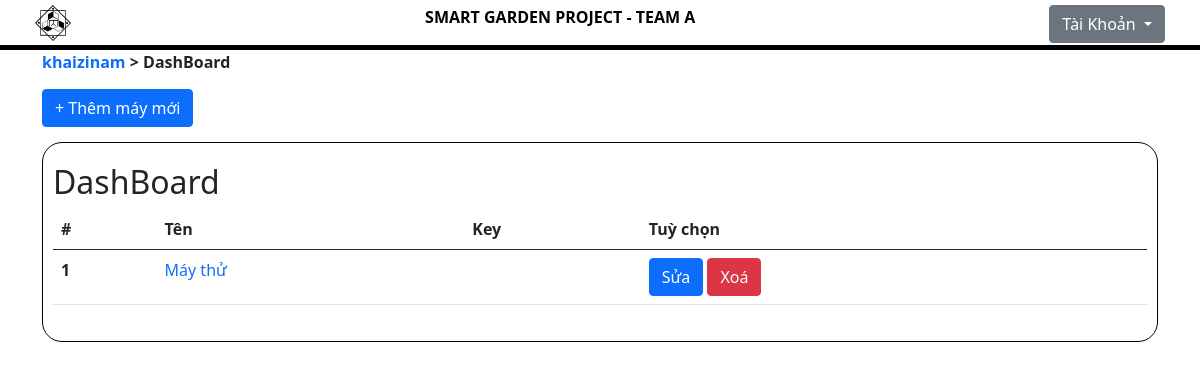
The app's page /view/dashboard.php (signed in), older data.
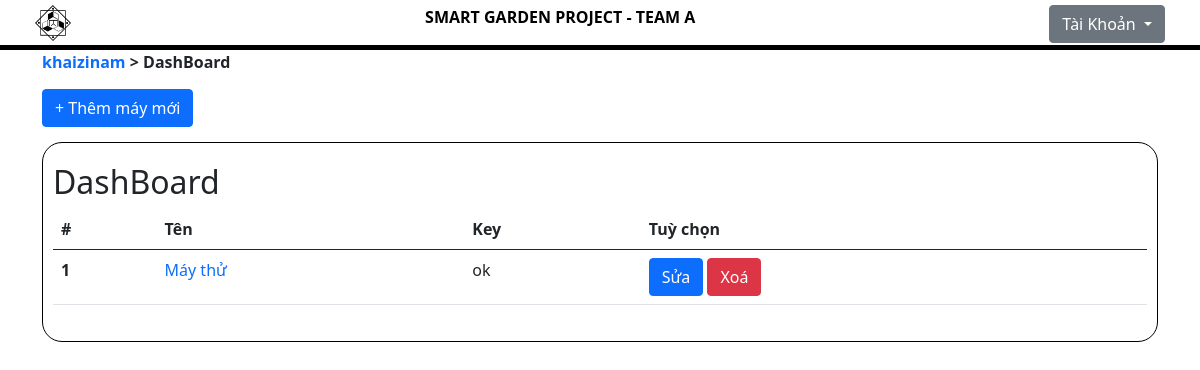
The same page, newer data.
### tables this page shows
CREATE TABLE `microbits` (
  `microbit_id` int(3) NOT NULL,
  `microbit_name` varchar(50) NOT NULL,
  `AIO_key` varchar(12) NOT NULL,
  `AIO_key_2` varchar(16) NOT NULL,
  `ada_username` varchar(50) NOT NULL,
  `humi_lower` float NOT NULL,
  `humi_upper` float NOT NULL,
  `microbit_owner` int(3) NOT NULL,
  `key` varchar(6) NOT NULL
);

### model/conn.php (called while the page is built, shortened)
<?php
    class DataBase
    {
        public $host = HOSTNAME;
        public $name = USERTNAME;
        public $pass = PASS;
        public $database = DATABASEBNAME;
        public $link;
        public function connectDB(){
                $this->link = new mysqli($this->host,$this->name,$this->pass,$this->database);
        }
        public function send($query){
            $result = $this->link->query($query);
            if($result){
                return $result;
            }else {
                echo "fail";
            }
        }
    }
?>

### view/dashboard.php (the view, shortened to what this page needs)
<?php
    include "../model/conn.php";
    include "../php/header.php";
    $db = new DataBase();
?>
    <div id="wr-header">
        <div id="header-1" class="container justify-content-between d-flex">
            <div>
                <a href="dashboard.php"><img id="logo" src="../icon.png" alt="logo"></a>
            </div>
            <div class="mobile-look">
                <strong>SMART GARDEN PROJECT - TEAM A</strong>
            </div>
            <div class="d-flex">
                <div class="dropdown">
                    <button class="btn btn-secondary dropdown-toggle" type="button" id="dropdownMenuButton1" data-bs-toggle="dropdown" aria-expanded="false">
                    Tài Khoản
                    </button>
                </div>
            </div>
        </div>
    </div>
    <div id="wr-body" class="container">
        <a href="info.php" class="link-history"><?php echo $_COOKIE["user-name"]; ?></a>
        <span class="link-history">></span>
        <span class="link-history">DashBoard</span>
        <br>
        <button style="margin:15px 0px" type="button" class="btn btn-primary" data-bs-toggle="modal" data-bs-target="#addnew">+ Thêm máy mới</button>
        <div style="border-radius:20px;border:1px solid black;padding:20px 10px;">
            <h2>DashBoard</h2>
            <table class="table table-hover">
                <thead>
                    <tr>
                        <th scope="col">#</th>
                        <th scope="col">Tên</th>
                        <th scope="col">Key</th>
                        <th scope="col">Tuỳ chọn</th>
                    </tr>
                </thead>
                <tbody>
                    <?php
                        $user_id = $_COOKIE["user-id"];
                        $query="SELECT *
                        FROM microbits AS M
                        JOIN users AS U
                            ON M.microbit_owner = U.user_id
                        WHERE U.user_id='$user_id'";
                        $sothutu = 1;
                        $sql=$db->send($query);
                        while($row=$sql->fetch_array()){
                    ?>
                    <tr>
                        <th scope="row"><?php echo $sothutu;?></th>
                        <td>
                            <a href="detail.php?id=<?php echo  $row["microbit_id"];?>"><?php echo  $row["microbit_name"];?></a>
                        </td>
                        <td><?php echo  $row['key'];?></td>
                        <td>
                            <button onclick="editM(<?php echo  $row['microbit_id'];?>);" type="button" class="btn btn-primary" data-bs-toggle="modal" data-bs-target="#edit-micr">Sửa</button>
                            <button onclick="deleteMic(<?php echo  $row['microbit_id'];?>)" type="button" class="btn btn-danger" data-bs-toggle="modal" data-bs-target="#xac-minh-xoa">Xoá</button>
                        </td>
                    </tr>
                    <?php $sothutu++; }?>
                </tbody>
            </table>
        </div>
    </div>
</body>
</html>

### php/header.php (shortened to what this page needs)
<!DOCTYPE html>
<html lang="en">
<head>
    <link href="https://cdn.jsdelivr.net/npm/bootstrap@5.0.2/dist/css/bootstrap.min.css" rel="stylesheet">
    <link rel="stylesheet" href="https://cdn.jsdelivr.net/npm/bootstrap-icons@1.7.2/font/bootstrap-icons.css">
    <link rel="stylesheet" href="../asset/css/main.css">
</head>
<body>

### asset/css/main.css (style rules this page uses)
#wr-header { height: 50px; width: 100%; background-color: white; border-bottom: 5px solid black; }
#header-1 { padding: 5px 5px; height: 50px; vertical-align: baseline; }
a { text-decoration: none; }
.link-history { font-weight: bold; }
img#logo { height: 90%; }
.mobile-look { color: black; }

Row changes from the older to the newer data that the page shows:
changed microbits "Máy thử": key (not shown) → "ok"
